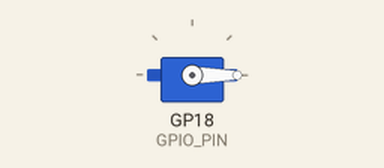
This program was run on a simulated Raspberry Pi Pico running MicroPython. Shown: servo. Servo angles are drawn from the pulse width (0.5 ms = 0°, 2.5 ms = 180°).

Above: at 3.05 s.
At 7.35 s:
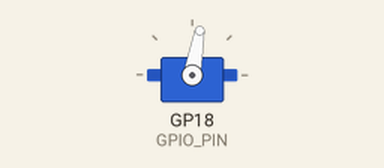
At 11.75 s:
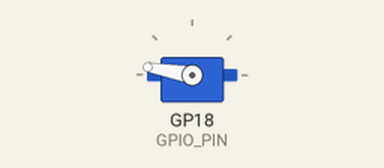
At 20.45 s:
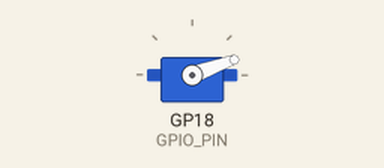
Timing chart, 0 to 27.1 s (numbered marks = the images above):
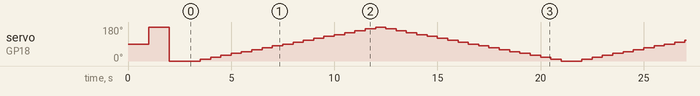

The program:

servo_demo.py
```python
from machine import Pin, PWM
import utime

# Define the GPIO pin and the frequency (50Hz is common for servo motors)
GPIO_PIN = 18
FREQ     = 50

# Create a PWM object
pwm = PWM(Pin(GPIO_PIN))

# Set the PWM frequency
pwm.freq(FREQ)

def set_angle(angle):
    # Duty cycle for servo is between 2.5% (0 degrees) and 12.5% (180 degrees)
    duty = 2.5 + (angle / 180) * 10
    # Update duty cycle
    pwm.duty_u16(int(duty * 65535 / 100))

# Set the servo to 90 degrees
set_angle(90)
utime.sleep(1)

# Set the servo to 180 degrees
set_angle(180)
utime.sleep(1)

# Set the servo to 0 degrees
set_angle(0)
utime.sleep(1)


# Make the servo motor continuously rotate from 0 to 180 degrees and back
while True:
    for angle in range(0, 180, 10): # Go from 0 to 180 degrees
        set_angle(angle)
        utime.sleep(0.5)
    for angle in range(180, -1, -10): # Go from 180 back to 0 degrees
        set_angle(angle)
        utime.sleep(0.5)

# Turn off PWM
pwm.deinit()
```
